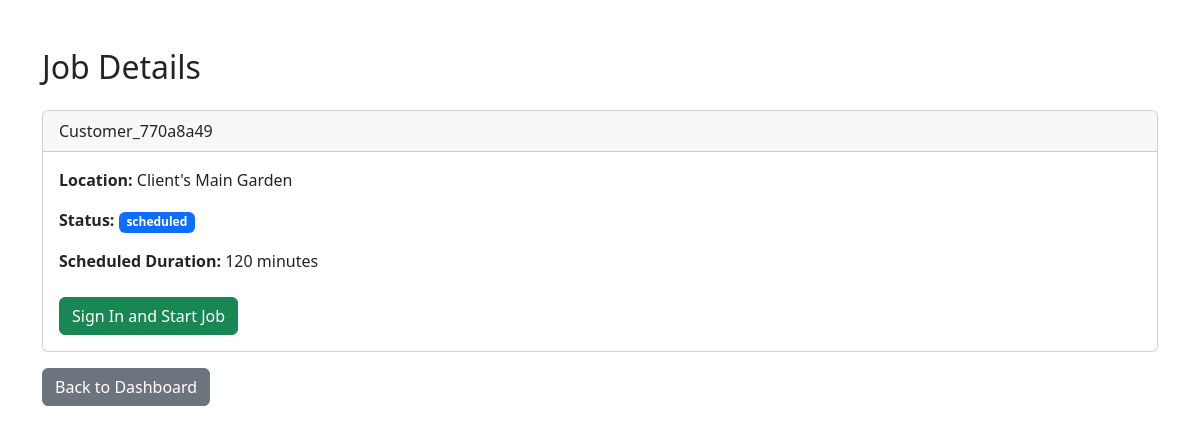
/job/1 (signed in), run on the app's committed database.
### app/models.py (models this page shows, shortened)
class Customer(db.Model):
    id = db.Column(db.Integer, primary_key=True)
    name = db.Column(db.String(100), nullable=False)
    address = db.Column(db.String(200))
    phone = db.Column(db.String(20))
    email = db.Column(db.String(100))
    jobs = db.relationship('Job', backref='customer', lazy=True)

class Job(db.Model):
    id = db.Column(db.Integer, primary_key=True)
    location = db.Column(db.String(200), nullable=False)
    duration = db.Column(db.Integer, nullable=False) # Estimated duration in minutes
    status = db.Column(db.String(20), nullable=False, default='scheduled') # scheduled, in_progress, completed
    start_time = db.Column(db.DateTime, nullable=True)
    end_time = db.Column(db.DateTime, nullable=True)
    worker_id = db.Column(db.Integer, db.ForeignKey('user.id'), nullable=False)
    customer_id = db.Column(db.Integer, db.ForeignKey('customer.id'), nullable=False)
    scheduled_date = db.Column(db.Date, nullable=True)
    scheduled_time = db.Column(db.Time, nullable=True)
    recurrence_rule = db.Column(db.String(50), nullable=True)

### app/routes.py (the view)
@main.route('/job/<int:job_id>')
@login_required
def job_details(job_id):
    job = Job.query.get_or_404(job_id)
    if current_user.role != 'organizer' and job.worker_id != current_user.id:
        flash('You are not authorized to view this job.', 'danger')
        return redirect(url_for('main.dashboard'))
    return render_template('job_details.html', job=job)

### app/__init__.py (called while the page is built)
def create_app():
    app = Flask(__name__, template_folder='../templates', static_folder='../static')
    app.config['SQLALCHEMY_DATABASE_URI'] = 'sqlite:///scheduler.db'
    app.config['SQLALCHEMY_TRACK_MODIFICATIONS'] = False
    app.config['SECRET_KEY'] = 'a-secret-key' # Needed for session management
    db.init_app(app)
    from .routes import main as main_blueprint
    app.register_blueprint(main_blueprint)
    from flask_login import LoginManager
    login_manager = LoginManager()
    login_manager.login_view = 'main.login'
    login_manager.init_app(app)
    from .models import User
    @login_manager.user_loader
    def load_user(user_id):
        return User.query.get(int(user_id))
    with app.app_context():
        db.create_all()
    return app

### templates/job_details.html (shortened to what this page needs)
{% extends "base.html" %}
{% block content %}
<h2 class="mt-5">Job Details</h2>
<div class="card mt-4">
  <div class="card-header">
    {{ job.customer.name }}
  </div>
  <div class="card-body">
    <p><strong>Location:</strong> {{ job.location }}</p>
    <p><strong>Status:</strong> <span class="badge bg-primary">{{ job.status }}</span></p>
    <p><strong>Scheduled Duration:</strong> {{ job.duration }} minutes</p>
    <div class="mt-4">
      {% if job.status == 'scheduled' %}
        <form method="post" action="{{ url_for('main.sign_in', job_id=job.id) }}">
          <button type="submit" class="btn btn-success">Sign In and Start Job</button>
        </form>
      {% elif job.status == 'in_progress' %}
        <form method="post" action="{{ url_for('main.sign_out', job_id=job.id) }}">
          <button type="submit" class="btn btn-danger">Sign Out and Complete Job</button>
        </form>
      {% else %}
        <p class="text-muted">This job is completed.</p>
      {% endif %}
    </div>
  </div>
</div>
<a href="{{ url_for('main.dashboard') }}" class="btn btn-secondary mt-3">Back to Dashboard</a>
{% endblock %}

### data on the page
Customer: customer.name "Customer_770a8a49"
Job: location "Client's Main Garden", status "scheduled", duration "120"
